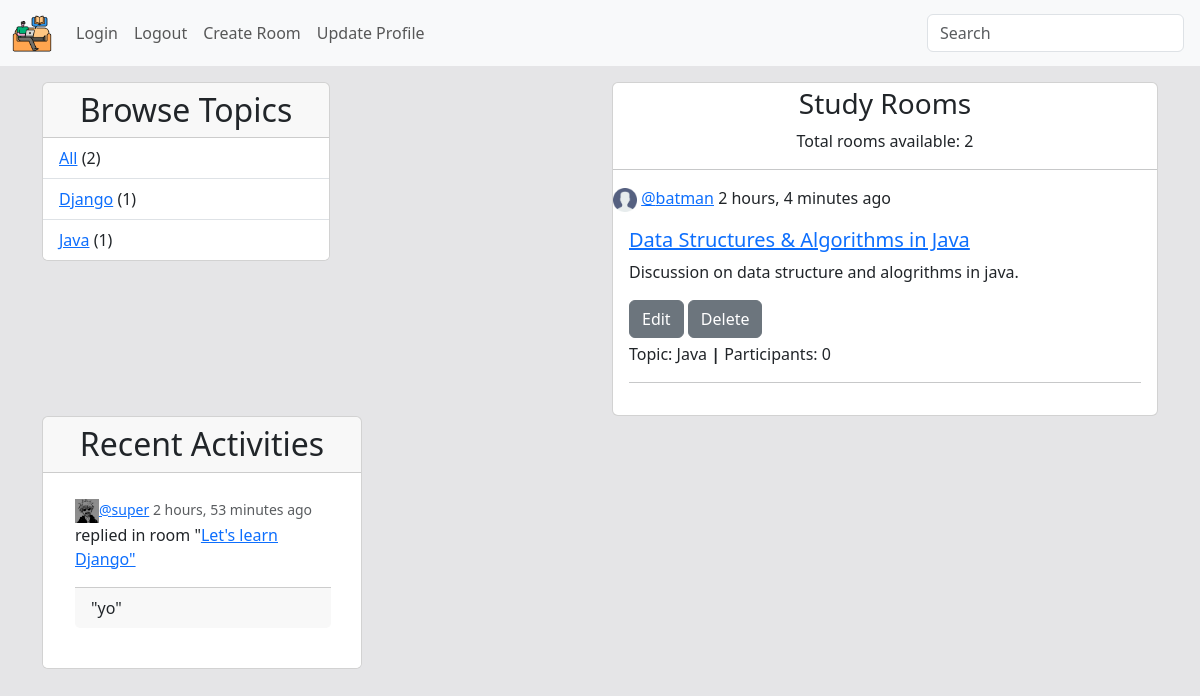
Screenshot of /?q=Java with the database file from the repository.
### base/models.py (models this page shows, shortened)
class Topic(models.Model):
    name = models.CharField(max_length=200)

class Room(models.Model):
    host = models.ForeignKey(User, on_delete=models.SET_NULL, null=True)
    topic = models.ForeignKey(Topic, on_delete=models.SET_NULL, null=True)
    name = models.CharField(max_length=200)
    description = models.TextField(null=True, blank=True)
    participants = models.ManyToManyField(User, related_name='participants', blank=True)
    updated = models.DateTimeField(auto_now=True)
    created = models.DateTimeField(auto_now_add=True)
    class Meta:
        ordering = ['-created', '-updated']

class User(AbstractUser):
    name = models.CharField(max_length=200, null=True)
    email = models.EmailField(unique=True, null=True)
    bio = models.TextField(null=True)
    avatar = models.ImageField(null=True, default='user.png')
    USERNAME_FIELD = 'username'
    REQUIRED_FIELDS = []

class Message(models.Model):
    user = models.ForeignKey(User, on_delete=models.CASCADE)
    room = models.ForeignKey(Room, on_delete=models.CASCADE)
    body = models.TextField()
    updated = models.DateTimeField(auto_now=True)
    created = models.DateTimeField(auto_now_add=True)
    class Meta:
        ordering = ['-created', '-updated']
    def __str__(self):
        return self.body[:50]

### base/views.py (the view)
# urls.py: path('', views.home, name='home'),
def home(request):
    q = request.GET.get('q') if request.GET.get('q') != None else ''
    rooms = Room.objects.filter(
        Q(topic__name__icontains=q) |
        Q(host__username__icontains=q) |
        Q(name__icontains=q) |
        Q(description__icontains=q)
        )
    topics = Topic.objects.all()
    allMessages = Message.objects.all()
    roomCount = Room.objects.all().count()
    context = {'rooms': rooms, 'topics': topics, 'allMessages': allMessages, 'roomCount': roomCount}
    return render(request, 'base/home.html', context)

### base/templates/base/home.html
{% extends 'main.html' %}
{% block content %}
<div class="row">
    <div class="col">
        {% include 'base/topic-component.html' %}
    </div>
    <div class="col-6">
        <div class="card">
        <h2 class="text-center">
            <small>Study Rooms</small>
        </h2>
        <span class="text-center">Total rooms available: {{roomCount}}</span>
        <hr>
        {% include 'base/feed-component.html' %}
        </div>
    </div>
    <div class="col">
        {% include 'base/activity-component.html' %}
    </div>
</div>
{% endblock content %}

### base/templates/base/topic-component.html
<div class="card" style="width: 18rem;">
    <h2 class="card-header text-center">
        Browse Topics
    </h2>
    <ul class="list-group list-group-flush">
        <li class="list-group-item"><a href="{% url 'home' %}">All</a> <span>({{topics.count}})</span></li>
        {% for topic in topics %}
        <li class="list-group-item"><a href="{% url 'home' %}?q={{topic.name}}">{{topic.name}}</a> <span>({{topic.room_set.all.count}})</span></li>
        {% endfor %}
    </ul>
  </div>

### base/templates/base/feed-component.html
{% load static %}
{% for room in rooms %}
    <span class="card-text">
      <a class="navbar-brand" href="#">
        <img src="{{room.host.avatar.url}}" alt="pic" height="24">
      </a>
      <span><a href="{% url 'profile' room.host.id %}">@{{room.host.username}}</a>  {{room.created|timesince}} ago</span>
    </span>
    <div class="card-body">
      <h5 class="card-title"><a href="{% url 'room' room.id %}">{{room.name}}</a></h5>
      <p class="card-text">{{room.description|slice:150}}</p>
      <div style="margin-bottom: 4px;">
      <a href="{% url 'update-room' room.id %}" class="btn btn-secondary">Edit</a>
      <a href="{% url 'delete-room' room.id %}" class="btn btn-secondary">Delete</a>
    </div>
      <span>Topic: {{room.topic.name}} <b>|</b> </span>
      <span>Participants: {{room.participants.all.count}}</span>
      <hr>
    </div>
  {% endfor %}

### base/templates/base/activity-component.html
{% load static %}
    <div class="card" style="width: 20rem;">
        <h2 class="card-header text-center">
            Recent Activities
        </h2>
        <ul class="list-group list-group-flush">
            {% for message in allMessages %}
          <li class="list-group-item">
            <div style="width: 18rem;">
                <div class="card-body">
                    <small class="card-subtitle mb-2 text-body-secondary">
                        <a href="{% url 'profile' message.user.id %}"><img src="{{message.user.avatar.url}}" alt="pic" height="24">@{{message.user.username}}</a>  {{message.created|timesince}} ago
                    </small>
                    <p class="card-text">replied in room "<a href="{% url 'room' message.room.id %}">{{message.room.name}}"</a></p>
                    <p class="card-footer">"{{message}}"</p>
                </div>
            </div>
          </li>
          {% endfor %}
        </ul>
      </div>

### static/style/main.css (style rules this page uses)
body { background-color: rgb(229, 229, 231); }

### rows the page displays
Topic: name "Django", room_set.all.count "1"
Topic: name "Java", room_set.all.count "1"
Room: host.avatar (placeholder picture), host.username "batman", created "2 hours, 4 minutes", name "Data Structures & Algorithms in Java", description "Discussion on data structure and alogrithms in java.", topic.name "Java", participants.all.count "0"
Message: user.avatar (picture), user.username "super", created "2 hours, 53 minutes", room.name "Let's learn Django", body "yo"

### other values shown
{{ topics.count }} "2"
{{ roomCount }} "2"
